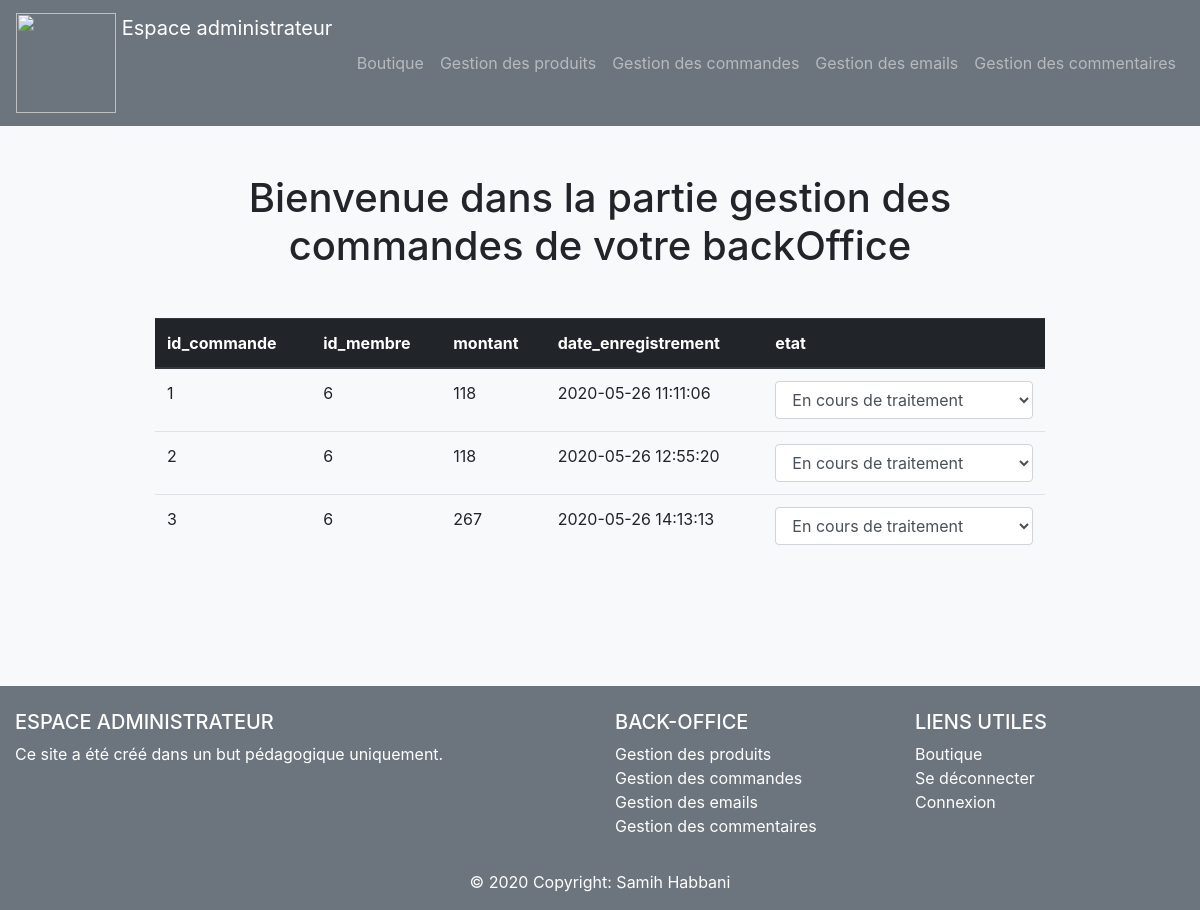
Page /admin/gestion_commandes.php on the committed database.
### tables this page shows
CREATE TABLE `commande` (
  `id_commande` int(3) NOT NULL,
  `id_membre` int(3) DEFAULT NULL,
  `montant` int(3) NOT NULL,
  `date_enregistrement` datetime NOT NULL,
  `etat` enum('en cours de traitement','envoyé','livré') NOT NULL
);

### admin/gestion_commandes.php (the view, shortened to what this page needs)
<?php
require_once("../inc/init.php");
$stmt = $pdo->query("SELECT * FROM commande");
require_once("inc/header.php");
?>
<h1 class='mb-5 text-center'>Bienvenue dans la partie gestion des commandes de votre backOffice</h1>
<table class="table mb-5">
  <thead class="thead-dark">
    <tr>
        <?php for ($i = 0; $i < $stmt->columnCount(); $i++) {
            $col = $stmt->getColumnMeta($i); ?>
            <th scope="col"><?= $col['name']; ?></th>
        <?php } ?>
    </tr>
  </thead>
  <tbody>
        <?php foreach($stmt->fetchAll(PDO::FETCH_ASSOC) as $index => $commande) { ?>
            <tr>
                <?php foreach($commande as $index => $valeur) { ?>
                    <?php if($index == "etat") { ?>
                        <td>
                            <form method="post">
                                <select class="form-control" name="etat">
                                    <?php if($valeur == "en cours de traitement") { ?>
                                        <option value="en cours de traitement" selected> En cours de traitement </option>
                                    <?php }
                                     ?>
                                </select>
                            </form>
                        </td>
                    <?php } else { ?>
                        <td><?php echo $valeur; ?> </td>
                    <?php } ?>
                <?php } ?>
            </tr>
       <?php } ?>
  </tbody>
</table>
<?php
    require_once("inc/footer.php");
?>

### rows in the picture
commande: id_commande "1", id_membre "6", montant "118", date_enregistrement "2020-05-26 11:11:06", etat "En cours de traitement"
commande: id_commande "2", id_membre "6", montant "118", date_enregistrement "2020-05-26 12:55:20", etat "En cours de traitement"
commande: id_commande "3", id_membre "6", montant "267", date_enregistrement "2020-05-26 14:13:13", etat "En cours de traitement"

### other values in the picture
$col['name'] "id_commande"
$col['name'] "id_membre"
$col['name'] "montant"
$col['name'] "date_enregistrement"
$col['name'] "etat"
